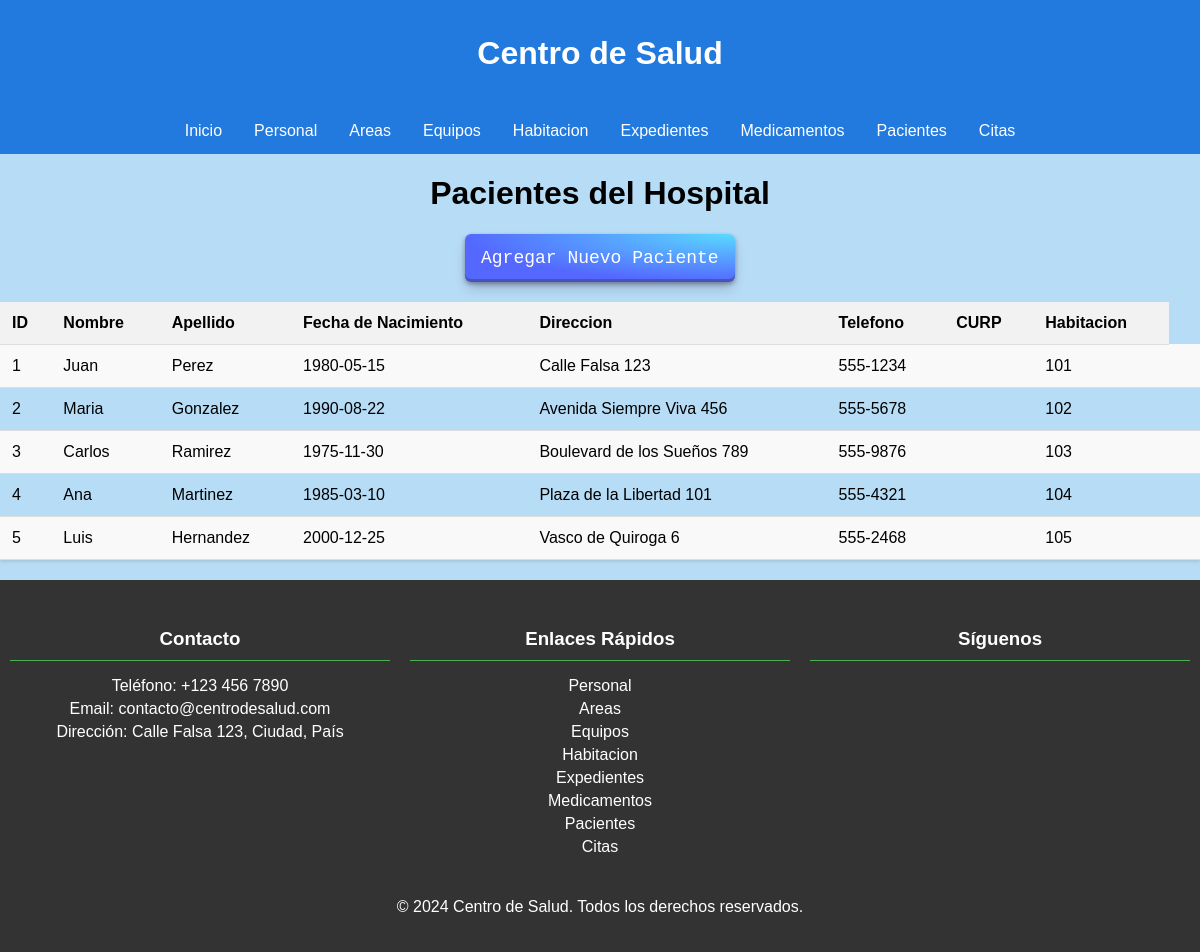
Before: /pacientes.php with the older database file.
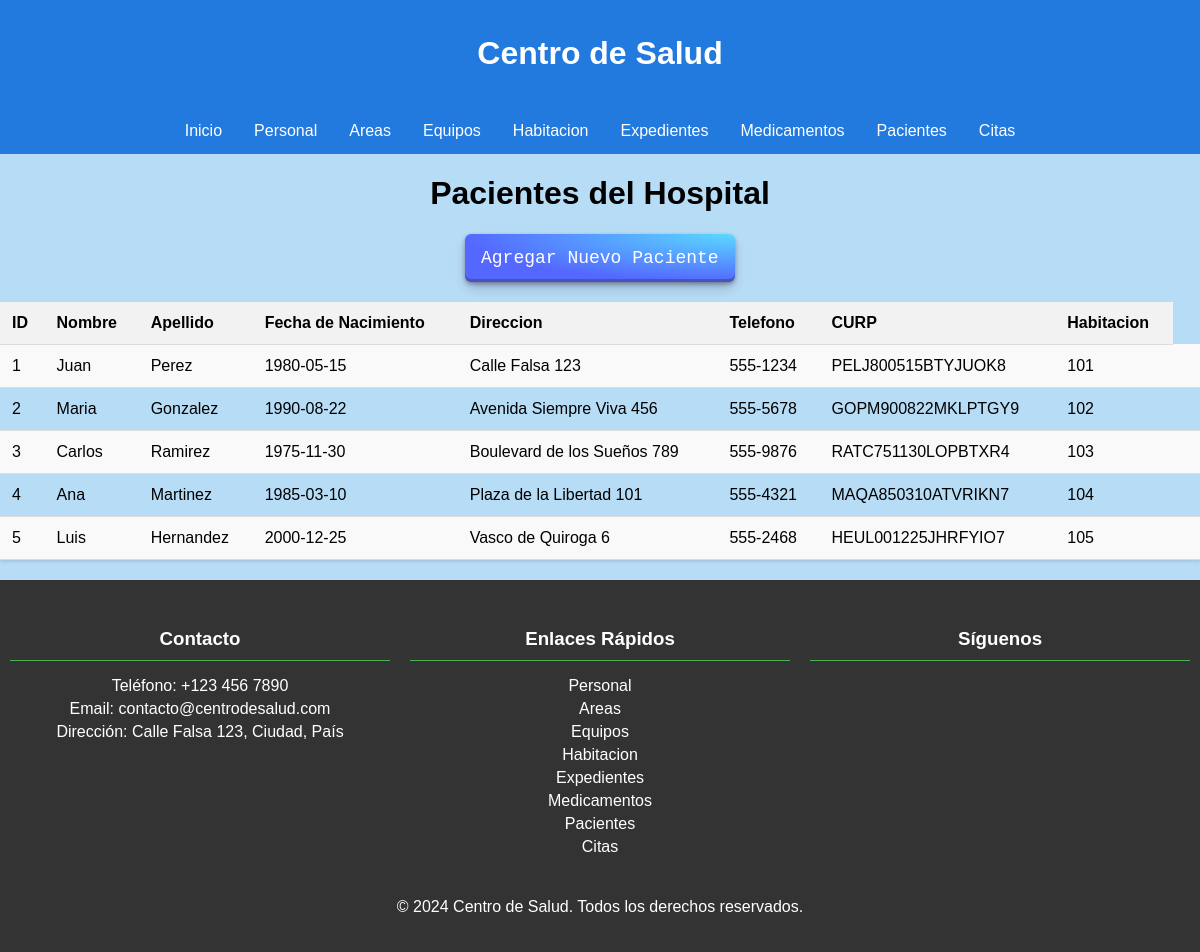
After: the same page with the newer database file.
### tables this page shows
CREATE TABLE Pacientes (
    id_paciente INT AUTO_INCREMENT PRIMARY KEY,
    nombre VARCHAR(100),
    apellido VARCHAR(100),
    fecha_nacimiento DATE,
    direccion VARCHAR(255),
    telefono VARCHAR(20),
    id_cama INT,
    FOREIGN KEY (id_cama) REFERENCES Camas(id_cama)
);

CREATE TABLE Habitaciones (
    id_habitacion INT AUTO_INCREMENT PRIMARY KEY,
    numero INT,
    tipo VARCHAR(50),
    estado VARCHAR(50),
    costo DECIMAL(10, 2),
    id_area INT,
    FOREIGN KEY (id_area) REFERENCES Areas(id_area)
);

### pacientes.php (the view, shortened to what this page needs)
<!DOCTYPE html>
<html lang="en">
<head>
    <link rel="stylesheet" href="css/style.css">
</head>
<body>
    <h1>Pacientes del Hospital</h1>
    <a class="button-29" href="agregar_paciente.php">Agregar Nuevo Paciente</a>
    <?php
    include 'includes/conexion.php';
    $sql = "SELECT
    pacientes.id_paciente,
    pacientes.nombre,
    pacientes.apellido,
    pacientes.fecha_nacimiento,
    pacientes.direccion,
    pacientes.telefono,
    pacientes.CURP,
    habitaciones.numero AS numero_habitacion
    FROM
    camas c
    JOIN
    pacientes ON c.id_cama = pacientes.id_cama
    JOIN
    habitaciones ON c.id_habitacion = habitaciones.id_habitacion
    WHERE
    c.id_cama = pacientes.id_cama;";
    $resultado = $conn->query($sql);
    if ($resultado->num_rows > 0) {
        echo "<table>";
        echo "<tr><th>ID</th><th>Nombre</th><th>Apellido</th><th>Fecha de Nacimiento</th><th>Direccion</th><th>Telefono</th><th>CURP</th><th>Habitacion</th></tr>";
        while($fila = $resultado->fetch_assoc()) {
                echo "<tr>";
                echo "<td>" . htmlspecialchars($fila["id_paciente"]) . "</td>";
                echo "<td>" . htmlspecialchars($fila["nombre"]) . "</td>";
                echo "<td>" . htmlspecialchars($fila["apellido"]) . "</td>";
                echo "<td>" . htmlspecialchars($fila["fecha_nacimiento"]) . "</td>";
                echo "<td>" . htmlspecialchars($fila["direccion"]) . "</td>";
                echo "<td>" . htmlspecialchars($fila["telefono"]) . "</td>";
                echo "<td>" . htmlspecialchars($fila["CURP"]) . "</td>";
                echo "<td>" . htmlspecialchars($fila["numero_habitacion"]) . "</td>";
                echo "<td>";
                echo "</td>";
                echo "</tr>";
        }
        echo "</table>";
    } else {
        echo "No se encontraron resultados";
    }
    ?>
</body>
</html>

### css/style.css (style rules this page uses)
body { display: flex; flex-direction: column; min-height: 100vh; justify-content: center; align-items: center; font-family: Arial, sans-serif; background-color: #b7dcf5; margin: 0; }
header { width: 100%; background-color: #227adf; }
header h1 { color: white; text-align: center; padding: 14px 16px; }
header nav { display: flex; justify-content: center; }
header ul { list-style-type: none; margin: 0; padding: 0; display: flex; }
header ul li { float: left; }
header ul li a { display: block; color: white; text-align: center; padding: 14px 16px; text-decoration: none; }
footer { width: 100%; background-color: #333; color: white; padding: 20px 0; text-align: center; }
footer .container { display: flex; flex-wrap: wrap; justify-content: space-around; max-width: 1366px; margin: 0 auto; }
footer .column { flex: 1; margin: 10px; min-width: 200px; }
footer h3 { border-bottom: 1px solid #4CAF50; padding-bottom: 10px; margin-bottom: 10px; }
footer ul { list-style-type: none; padding: 0; }
footer ul li { margin: 5px 0; }
footer ul li a { color: white; text-decoration: none; }
.button-29 { align-items: center; appearance: none; background-image: radial-gradient(100% 100% at 100% 0, #5adaff 0, #5468ff 100%); border: 0; border-radius: 6px; box-shadow: rgba(45, 35, 66, .4) 0 2px 4px, rgba(45, 35, 66, .3) 0 7px 13px -3px, rgba(58, 65, 111, .5) 0 -3px 0 inset; box-sizing: border-box; color: #fff; cursor: pointer; display: inline-flex; font-family: "JetBrains Mono", monospace; height: 48px; justify-content: center; line-height: 1; list-style: none; overflow: hidden; padding-left: 16px; padding-right: 16px; position: relative; text-align: left; text-decoration: none; transition: box-shadow .15s, transform .15s; user-select: none; -webkit-user-select: none; touch-action: manipulation; white-space: nowrap; will-change: box-shadow, transform; font-size: 18px; }
table { width: 100%; border-collapse: collapse; margin: 20px 0; box-shadow: 0 2px 3px rgba(0, 0, 0, 0.1); }
table th, table td { padding: 12px; text-align: left; border-bottom: 1px solid #ddd; }
table th { background-color: #f2f2f2; }
table tr:nth-child(even) { background-color: #f9f9f9; }

Changed rows visible on the page:
changed pacientes "Juan": CURP (not shown) → "PELJ800515BTYJUOK8"
changed pacientes "Maria": CURP (not shown) → "GOPM900822MKLPTGY9"
changed pacientes "Carlos": CURP (not shown) → "RATC751130LOPBTXR4"
changed pacientes "Ana": CURP (not shown) → "MAQA850310ATVRIKN7"
changed pacientes "Luis": CURP (not shown) → "HEUL001225JHRFYIO7"
